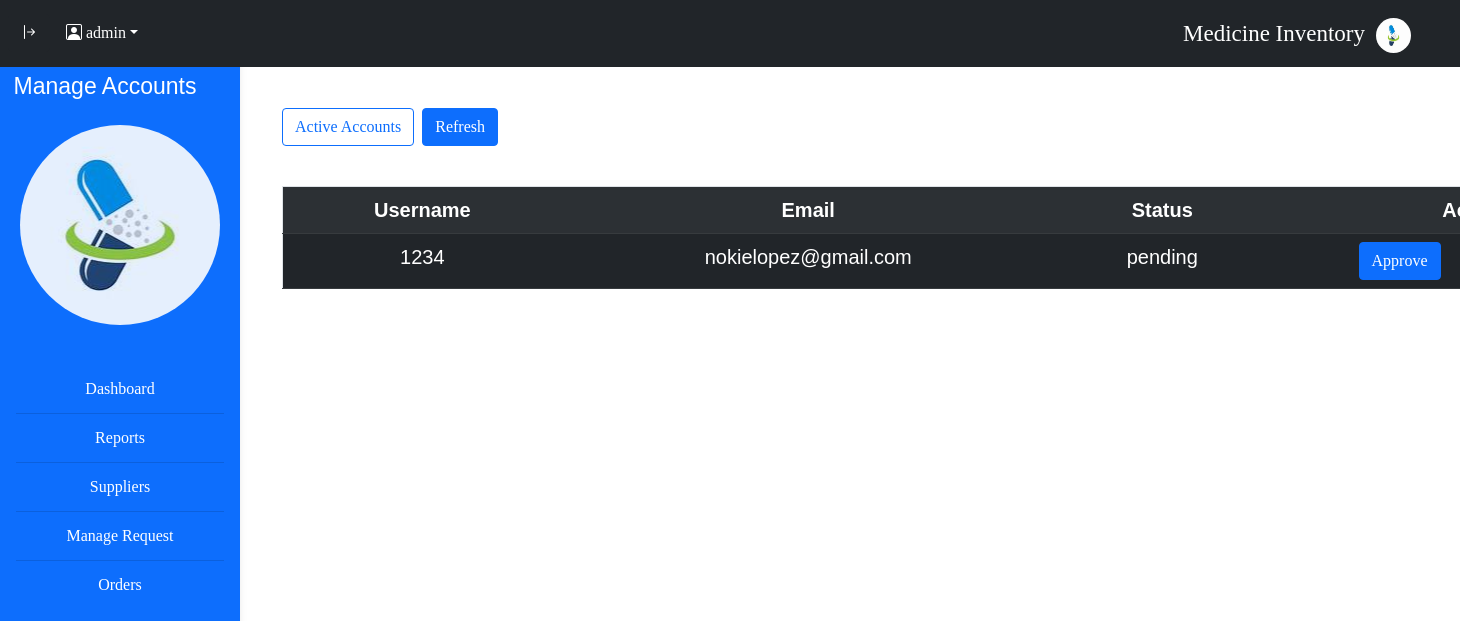
The page /php/manageAcc.php (signed in) on the database its author committed.
### tables this page shows
CREATE TABLE `accounts` (
  `Acc_Id` int(11) NOT NULL,
  `Acc_username` varchar(50) NOT NULL,
  `Acc_password` varchar(50) NOT NULL,
  `Acc_email` varchar(50) NOT NULL,
  `Acc_date` date NOT NULL,
  `Acc_time` time NOT NULL,
  `Acc_status` varchar(50) NOT NULL
);

### php/manageAcc.php (the view, shortened to what this page needs)
<?php
 $servername = "localhost";
    $username = "root";
    $password = "";
    $dbname = "medicine_inventory";
    $conn = new mysqli($servername, $username, $password, $dbname);
    $usId =  $_SESSION['user_id'];
    if($usId != false){
            $sql = "SELECT * FROM `accounts` WHERE Acc_id = $usId";
            $result = $conn->query($sql);
            if ($result->num_rows > 0) {
                $row = $result->fetch_assoc();
                $userN = $row['Acc_username'];
            }
    }else{
        echo "<script>alert('no data found');
        document.location.href = 'logout.php';
    </script>";
    }
?>
<!DOCTYPE html>
<html lang="en">
<head>
    <link rel="stylesheet" type="text/css" href="..//css/mainTable.css?v=2"/>
    <link rel="stylesheet" type="text/css" href="..//css/manage.css?v=2" />
    <link href="https://cdn.jsdelivr.net/npm/bootstrap@5.0.2/dist/css/bootstrap.min.css" rel="stylesheet">
    <link rel="stylesheet" href="https://cdn.jsdelivr.net/npm/bootstrap-icons@1.11.3/font/bootstrap-icons.min.css">
</head>
<body>
<body >
<div class="containers-lg-12">
<nav id="sidebar" class="sidebar d-lg-block sidebar sidebar bg-primary">
<p class ="text-white">Manage Accounts</p>
<br>
<div class="imager"></div>
<br>
  <div class="position-sticky">
    <div class="list-group list-group-flush mx-3 mt-4">
    <a  id="report" href="adminDash.php" class="list-group-item list-group-item-action py-2 ripple">
        Dashboard
      </a>
    <a href="report.php" class="list-group-item list-group-item-action py-2 ripple">
        Reports
      </a>
      <a  id="suplier" href="supplier.php" class="list-group-item list-group-item-action py-2 ripple">
        Suppliers
      </a>
      <a href="stockRequest.php" class="list-group-item list-group-item-action py-2 ripple">
        Manage Request
      </a>
      <a href="recieving.php" class="list-group-item list-group-item-action py-2 ripple">
        Orders
      </a>
    </div>
  </div>
</nav>
<div class="mt-3">*</div>
        <div class="container-fluid mt-5" id="contents">
  <nav class="navbar navbar-expand-lg navbar-dark bg-dark fixed-top p-2">
    <button onclick="sidebarShow()" type="button" id="sidebarCollapse" class="btn btn-dark">
    <i class="bi bi-arrow-bar-right"></i>
    </button>
    <div class="btn-group">
    <a class="nav-link dropdown-toggle" style="color: white" href="#" id="navbarDropdown" role="button" data-bs-toggle="dropdown"><i class="bi bi-person-square"></i><?php echo '   '.$userN?></a>
          </div>
    <div class="medIn">
    <p class ="text-white">Medicine Inventory</p>
    <div class="logoImg"><img class="logoImg" src="../image/meds.jpg" alt="" width="35px" height="35px"></div>
    </div>
  </nav>
  <div class="supAdd">
    <button class="btn btn-outline-primary me-2" id="arcMed" onclick="fetchArchive(1,'account')">Active Accounts</button>
    <button class="btn btn-primary" id="fetchNone" onclick="window.location.href = 'manageAcc.php'">Refresh</button>
  </div>
<?php
    $servername = "localhost";
    $username = "root";
    $password = "";
    $dbname = "medicine_inventory";
    $conn = new mysqli($servername, $username, $password, $dbname);
    $sql = "SELECT * FROM accounts Where Acc_status = 'pending'";
    $result = $conn->query($sql);
    ?>
    <div id="tableData">
    <table class="table table-striped table-hover">
        <tr class="table-dark text-center">
            <th>Username</th>
            <th>Email</th>
            <th>Status</th>
            <th>Action</th>
        </tr>
        <?php
        if ($result->num_rows > 0) {
            while ($row = $result->fetch_assoc()) {
                echo "<tr class = 'text-center table-dark' data-user-id = ' ".$row['Acc_Id']."'>";
                echo "<td>" . $row["Acc_username"] . "</td>";
                echo "<td>" . $row["Acc_email"] . "</td>";
                echo "<td>" . $row["Acc_status"] . "</td>";
                echo "<td> <div class ='butoon'><button id = 'approve' class = 'appBut btn btn-primary'>Approve</button>
                <button id = 'reject' class = 'rejBut btn btn-danger'>Reject</button>
                </div></td>";
                echo "</tr>";
            }
        } else {
            echo "<tr><td colspan='3'>No data found</td></tr>";
        }
        ?>
    </table>
    </div>
    </div>
    </div>
</body>
</html>

### css/mainTable.css (style rules this page uses)
* { font-family: 'Libre Baskerville', serif; }
body { font-family: Arial, sans-serif; background-color: #f4f4f4; margin: 20px; }
table { width: 100%; border-collapse: collapse; margin-top: 20px; border: solid 5px; }
table, th, td { border: 1px solid #ddd; font-family: 'Franklin Gothic Medium', 'Arial Narrow', Arial, sans-serif; font-size: 20px; }
th, td { padding: 12px; word-wrap: break-word; max-width: 200px; }
th { background-color: #4CAF50; color: white; }
.sidebar p { font-family: 'Franklin Gothic Medium', 'Arial Narrow', Arial, sans-serif !important; font-size: 23px; position: relative; top: 5px; margin-right: 30px; }
.sidebar { position: fixed; top: 0; bottom: 0; left: 0; margin-top: 50px; padding: 20px 0 0; box-shadow: 0 2px 5px 0 rgb(0 0 0 / 5%), 0 2px 10px 0 rgb(0 0 0 / 5%); width: 240px; z-index: 600; line-height: 1; text-align: center; }
.sidebar a { background-color: transparent; color: white; line-height: 2; }
.butoon { display: flex; align-items: center; justify-content: space-evenly; width: 100%; }
#tableData { padding: 20px; }
#contents { margin-left: 250px; transition: all 0.3s; }
.imager { width: 200px; height: 200px; border-radius: 120px; background-position: center; opacity: 0.9; background-image: url(../image/meds.jpg); margin: 0 auto; }
.medIn { font-family: 'Franklin Gothic Medium', 'Arial Narrow', Arial, sans-serif !important; font-size: 23px; position: relative; top: 9px; margin-right: 30px; margin-left:auto; display: flex; justify-content: space-evenly; width: 250px; }
.logoImg { height: 35px; width: 35px; border-radius: 120px; }

### css/manage.css (style rules this page uses)
* { font-family: 'Libre Baskerville', serif; }
.supAdd { display: flex; align-items: center; padding: 20px 0px 0px 20px; }

### rows shown on the page
accounts: Acc_username "admin"
accounts: Acc_username "1234", Acc_email "nokielopez@gmail.com", Acc_status "pending"
